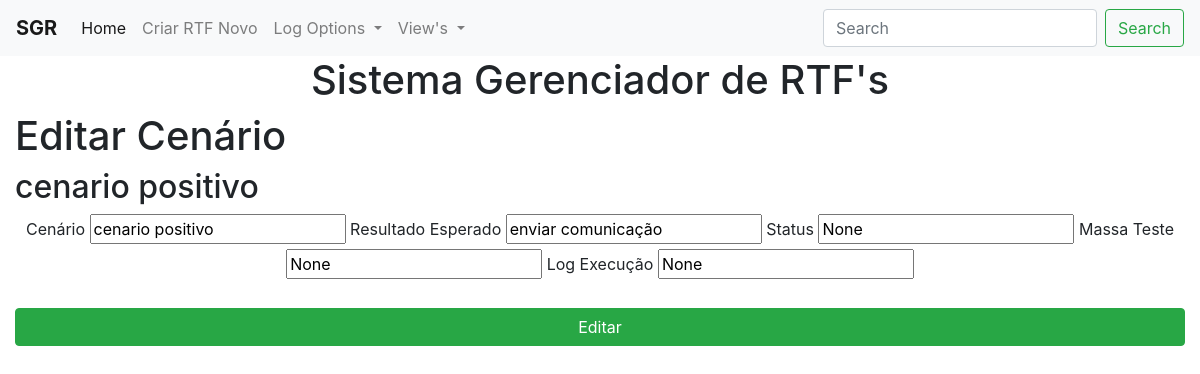
The app's page /edit_cenario/5/1/1 with its own data.
### app.py (models this page shows, shortened)
class Cenarios(db.Model):
    id_cenario = db.Column("id_cenario", db.Integer, primary_key=True, autoincrement=True)
    id_rtf = db.Column(db.Integer, db.ForeignKey('rt_fs.id'))  # o db por alguma razão chamou RTFs de rt_fs
    id_pagina = db.Column(db.Integer, db.ForeignKey('pagina.id_pagina'))
    pagina = db.Column(db.Integer)
    linha = db.Column(db.Integer)
    cenario = db.Column(db.String(250))
    resultado_esperado = db.Column(db.String(250))
    status = db.Column(db.Integer)
    massa_teste = db.Column(db.String(250))
    log_execucao = db.Column(db.String(10000))

### app.py (the view, shortened to what this page needs)
@app.route("/edit_cenario/<int:id_rtf>/<int:pagina>/<int:linha>", methods=["GET", "POST"])
def edit_cenario(id_rtf, pagina, linha):
    cenario = Cenarios.query.filter_by(id_rtf=id_rtf, pagina=pagina, linha=linha).first()
    return render_template("editar_cenario.html", cenario=cenario)

### templates/editar_cenario.html (shortened to what this page needs)
{% extends "base.html" %}
{% block content %}
<h1>Editar Cenário</h1>
<h2>{{ cenario.cenario }}</h2>
<form action="{{url_for('edit_cenario', id_rtf=cenario.id_rtf, pagina=cenario.pagina, linha=cenario.linha)}}" method="POST">
    <div style="text-align:center">
        <label for="cenario">Cenário</label>
        <input type="text" name="cenario" id="cenario" value="{{ cenario.cenario }}">
        <label for="resultado_esperado">Resultado Esperado</label>
        <input type="text" name="resultado_esperado" id="resultado_esperado" value="{{ cenario.resultado_esperado }}">
        <label for="status">Status</label>
        <input type="text" name="status" id="status" value="{{ cenario.status }}">
        <label for="massa_teste">Massa Teste</label>
        <input type="text" name="massa_teste" id="massa_teste" value="{{ cenario.massa_teste }}">
        <label for="log_execucao">Log Execução</label>
        <input type="text" name="log_execucao" id="log_execucao" value="{{ cenario.log_execucao }}">
    </div>
    <br>
    <div>
        <button type="submit" class="btn btn-block btn-success">Editar</button>
    </div>
</form>
{% endblock %}

### records on screen
Cenarios: cenario "cenario positivo", resultado_esperado "enviar comunicação", status "None", massa_teste "None", log_execucao "None"
